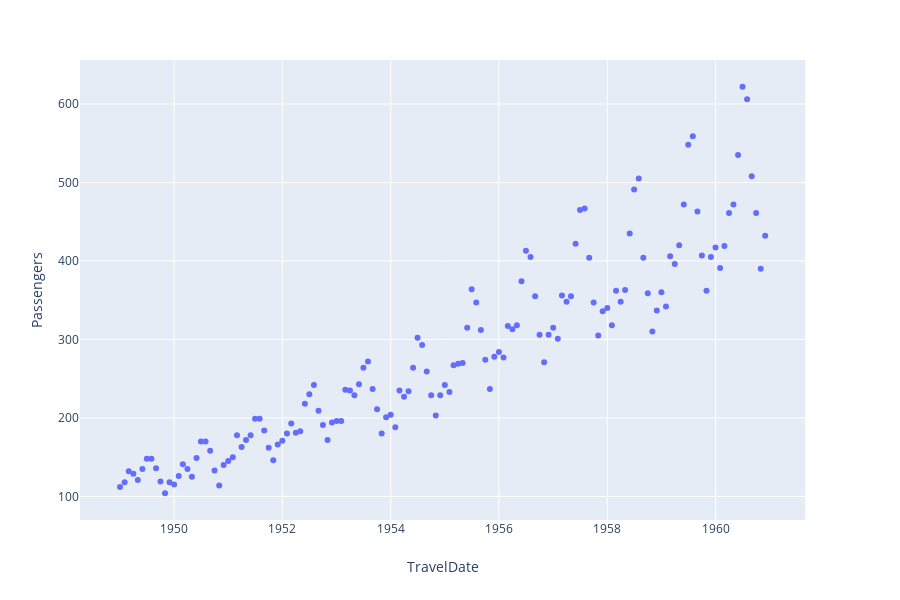

Source (notebook cell):
### Markdown cell above
En el plot vemos que, generalmente, hay un pico entre julio y septiembre que comienza a caer en octubre, lo que implica que más personas viajan entre julio y septiembre y probablemente viajan menos a partir de octubre.

### Code cell
px.scatter(airpassengerspx,x="TravelDate", y="Passengers")

### Figure 1 — Plotly figure (JSON) as saved in the notebook; plotly's stock layout.template omitted (floating-point values rounded to 4 significant figures; data arrays with more than 128 entries replaced by an {"elided": "..."} marker saying what was removed)
{"data": [{"hoverlabel": {"namelength": 0}, "hovertemplate": "TravelDate=%{x}<br>Passengers=%{y}", "legendgroup": "", "marker": {"color": "#636efa", "symbol": "circle"}, "mode": "markers", "name": "", "showlegend": false, "type": "scatter", "x": {"elided": "144 str values"}, "xaxis": "x", "y": {"elided": "144 int values"}, "yaxis": "y"}], "layout": {"height": 600, "legend": {"tracegroupgap": 0}, "margin": {"t": 60}, "xaxis": {"anchor": "y", "domain": [0, 0.98], "title": {"text": "TravelDate"}}, "yaxis": {"anchor": "x", "domain": [0, 1], "title": {"text": "Passengers"}}}}
